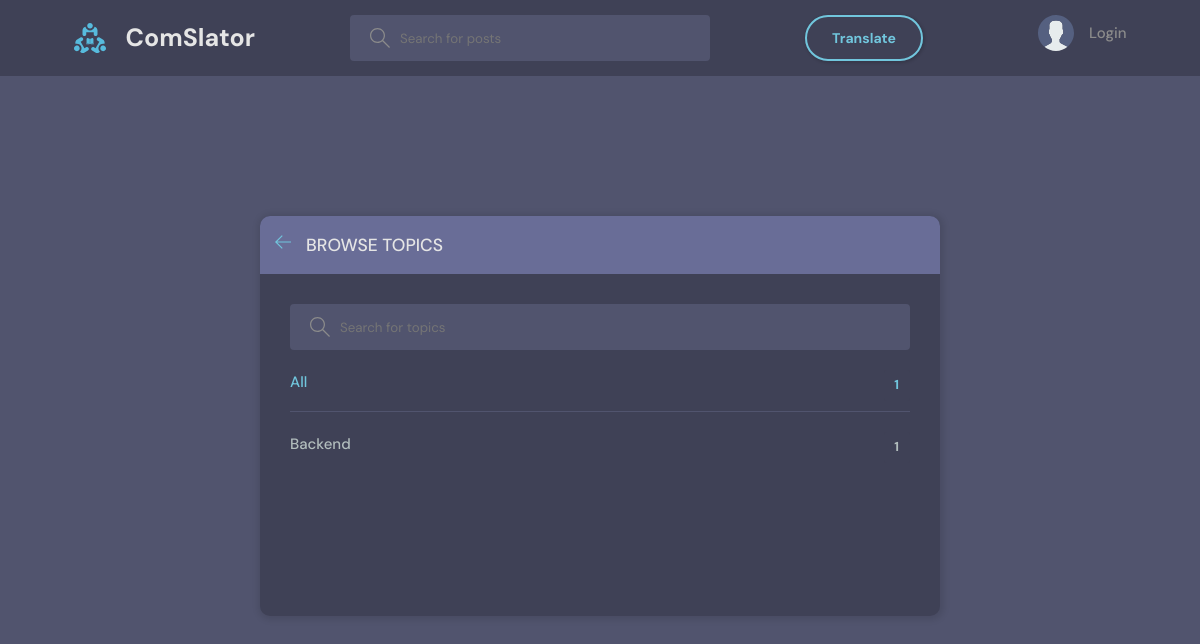
Before: /topics/ with the older database file.
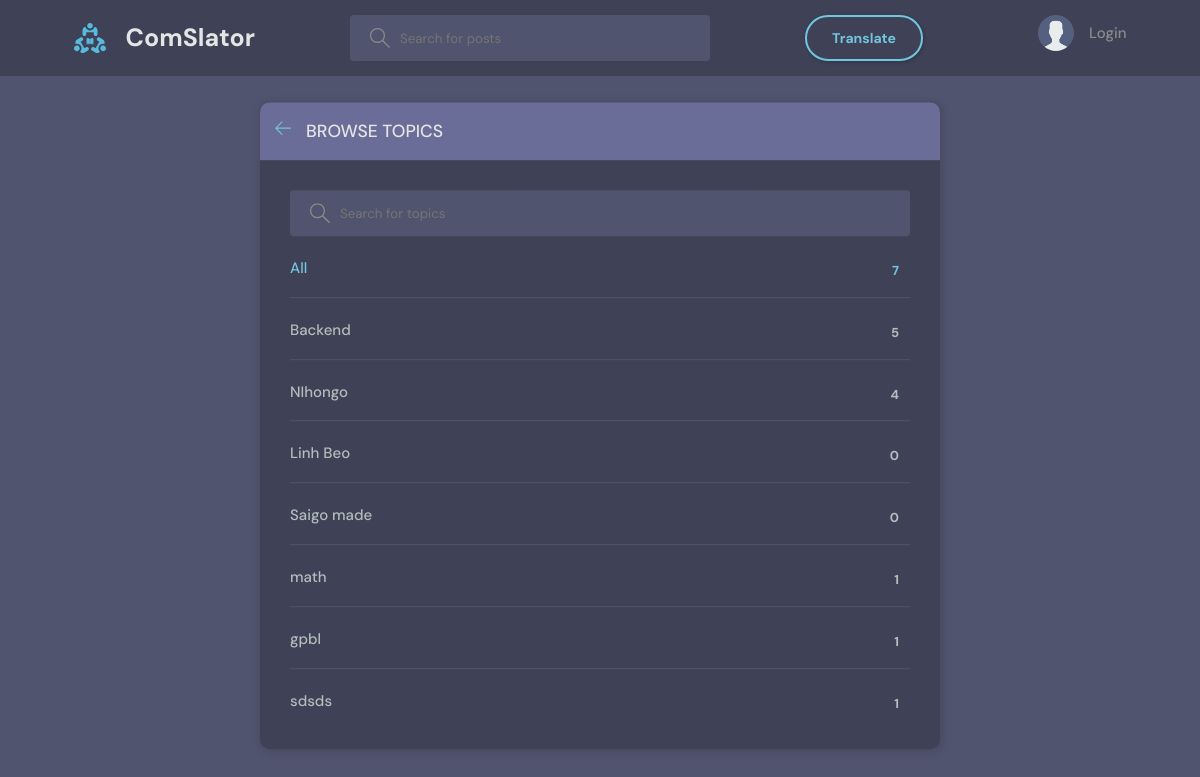
After: the same page with the newer database file.
### base/models.py (models this page shows, shortened)
class Topic(models.Model):
    name = models.CharField(max_length=200)

### base/views.py (the view)
# urls.py: path('topics/', views.topicsPage, name="topics"),
def topicsPage(request):
    q = request.GET.get('q') if request.GET.get('q') != None else ''
    topics = Topic.objects.filter(name__icontains=q)
    return render(request, 'base/topics.html', {'topics': topics})

### base/templates/base/topics.html (shortened to what this page needs)
{% extends 'main.html' %}
{% block content %}
<main class="create-room layout">
  <div class="container">
    <div class="layout__box">
      <div class="layout__boxHeader">
        <div class="layout__boxTitle">
          <a href="{% url 'home' %}">
            <svg version="1.1" xmlns="http://www.w3.org/2000/svg" width="32" height="32" viewBox="0 0 32 32">
              <title>arrow-left</title>
              <path
                d="M13.723 2.286l-13.723 13.714 13.719 13.714 1.616-1.611-10.96-10.96h27.625v-2.286h-27.625l10.965-10.965-1.616-1.607z">
              </path>
            </svg>
          </a>
          <h3>Browse Topics</h3>
        </div>
      </div>
      <div class="topics-page layout__body">
        <form action="" method="GET" class="header__search">
          <label>
            <input name="q" placeholder="Search for topics" />
          </label>
        </form>
        <ul class="topics__list">
          <li>
            <a href="{% url 'topics' %}" class="active">All <span>{{topics.count}}</span></a>
          </li>
          {% for topic in topics %}
          <li>
            <a href="{% url 'home' %}?q={{topic.name}}">{{ topic.name }} <span>{{topic.room_set.all.count}}</span></a>
          </li>
          {% endfor %}
        </ul>
      </div>
    </div>
  </div>
</main>
{% endblock content %}

Changed rows visible on the page:
computed for Topic "Backend": room_set.all.count "1" → "5"
added Topic: name "NIhongo", room_set.all.count "4"
added Topic: name "Linh Beo", room_set.all.count "0"
added Topic: name "Saigo made", room_set.all.count "0"
added Topic: name "math", room_set.all.count "1"
added Topic: name "gpbl", room_set.all.count "1"
added Topic: name "sdsds", room_set.all.count "1"
Other visible differences:
{{ topics.count }}: "1" → "7"
